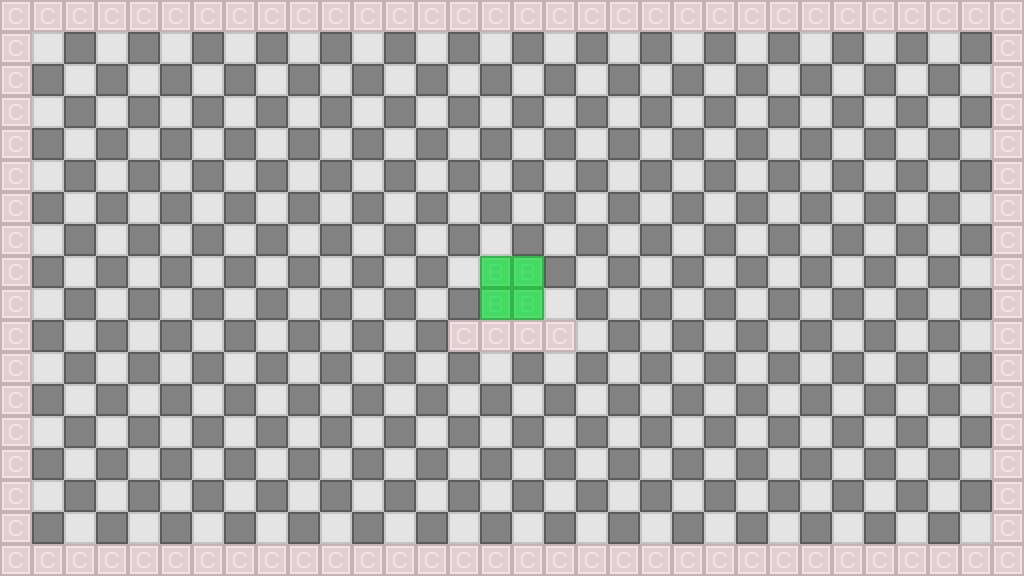

Tiled map render using the project's own tile images. Description and the whole map definition, tile-layer contents included, below:
An orthogonal 32x18 tile map with 32x32 px tiles, 4 tile layers (parallax, back, front, collision), 2 tilesets and 1 object.

<map version="1.0" orientation="orthogonal" renderorder="right-down" width="32" height="18" tilewidth="32" tileheight="32" nextobjectid="13">
 <tileset firstgid="1" name="tilesetCollision" tilewidth="32" tileheight="32" tilecount="2">
  <image source="../bitmaps/tilesetCollision.png" width="64" height="32" />
 </tileset>
 <tileset firstgid="3" name="tileset" tilewidth="32" tileheight="32" tilecount="5">
  <image source="../bitmaps/tileset.png" width="160" height="32" />
 </tileset>
 <layer name="parallax" width="32" height="18">
  <data encoding="csv">
5,4,5,4,5,4,5,4,5,4,5,4,5,4,5,4,5,4,5,4,5,4,5,4,5,4,5,4,5,4,5,4,
4,5,4,5,4,5,4,5,4,5,4,5,4,5,4,5,4,5,4,5,4,5,4,5,4,5,4,5,4,5,4,5,
5,4,5,4,5,4,5,4,5,4,5,4,5,4,5,4,5,4,5,4,5,4,5,4,5,4,5,4,5,4,5,4,
4,5,4,5,4,5,4,5,4,5,4,5,4,5,4,5,4,5,4,5,4,5,4,5,4,5,4,5,4,5,4,5,
5,4,5,4,5,4,5,4,5,4,5,4,5,4,5,4,5,4,5,4,5,4,5,4,5,4,5,4,5,4,5,4,
4,5,4,5,4,5,4,5,4,5,4,5,4,5,4,5,4,5,4,5,4,5,4,5,4,5,4,5,4,5,4,5,
5,4,5,4,5,4,5,4,5,4,5,4,5,4,5,4,5,4,5,4,5,4,5,4,5,4,5,4,5,4,5,4,
4,5,4,5,4,5,4,5,4,5,4,5,4,5,4,5,4,5,4,5,4,5,4,5,4,5,4,5,4,5,4,5,
5,4,5,4,5,4,5,4,5,4,5,4,5,4,5,4,5,4,5,4,5,4,5,4,5,4,5,4,5,4,5,4,
4,5,4,5,4,5,4,5,4,5,4,5,4,5,4,5,4,5,4,5,4,5,4,5,4,5,4,5,4,5,4,5,
5,4,5,4,5,4,5,4,5,4,5,4,5,4,5,4,5,4,5,4,5,4,5,4,5,4,5,4,5,4,5,4,
4,5,4,5,4,5,4,5,4,5,4,5,4,5,4,5,4,5,4,5,4,5,4,5,4,5,4,5,4,5,4,5,
5,4,5,4,5,4,5,4,5,4,5,4,5,4,5,4,5,4,5,4,5,4,5,4,5,4,5,4,5,4,5,4,
4,5,4,5,4,5,4,5,4,5,4,5,4,5,4,5,4,5,4,5,4,5,4,5,4,5,4,5,4,5,4,5,
5,4,5,4,5,4,5,4,5,4,5,4,5,4,5,4,5,4,5,4,5,4,5,4,5,4,5,4,5,4,5,4,
4,5,4,5,4,5,4,5,4,5,4,5,4,5,4,5,4,5,4,5,4,5,4,5,4,5,4,5,4,5,4,5,
5,4,5,4,5,4,5,4,5,4,5,4,5,4,5,4,5,4,5,4,5,4,5,4,5,4,5,4,5,4,5,4,
4,5,4,5,4,5,4,5,4,5,4,5,4,5,4,5,4,5,4,5,4,5,4,5,4,5,4,5,4,5,4,5
</data>
 </layer>
 <layer name="back" width="32" height="18">
  <data encoding="csv">
0,0,0,0,0,0,0,0,0,0,0,0,0,0,0,0,0,0,0,0,0,0,0,0,0,0,0,0,0,0,0,0,
0,0,0,0,0,0,0,0,0,0,0,0,0,0,0,0,0,0,0,0,0,0,0,0,0,0,0,0,0,0,0,0,
0,0,0,0,0,0,0,0,0,0,0,0,0,0,0,0,0,0,0,0,0,0,0,0,0,0,0,0,0,0,0,0,
0,0,0,0,0,0,0,0,0,0,0,0,0,0,0,0,0,0,0,0,0,0,0,0,0,0,0,0,0,0,0,0,
0,0,0,0,0,0,0,0,0,0,0,0,0,0,0,0,0,0,0,0,0,0,0,0,0,0,0,0,0,0,0,0,
0,0,0,0,0,0,0,0,0,0,0,0,0,0,0,0,0,0,0,0,0,0,0,0,0,0,0,0,0,0,0,0,
0,0,0,0,0,0,0,0,0,0,0,0,0,0,0,0,0,0,0,0,0,0,0,0,0,0,0,0,0,0,0,0,
0,0,0,0,0,0,0,0,0,0,0,0,0,0,0,0,0,0,0,0,0,0,0,0,0,0,0,0,0,0,0,0,
0,0,0,0,0,0,0,0,0,0,0,0,0,0,0,6,6,0,0,0,0,0,0,0,0,0,0,0,0,0,0,0,
0,0,0,0,0,0,0,0,0,0,0,0,0,0,0,6,6,0,0,0,0,0,0,0,0,0,0,0,0,0,0,0,
0,0,0,0,0,0,0,0,0,0,0,0,0,0,0,0,0,0,0,0,0,0,0,0,0,0,0,0,0,0,0,0,
0,0,0,0,0,0,0,0,0,0,0,0,0,0,0,0,0,0,0,0,0,0,0,0,0,0,0,0,0,0,0,0,
0,0,0,0,0,0,0,0,0,0,0,0,0,0,0,0,0,0,0,0,0,0,0,0,0,0,0,0,0,0,0,0,
0,0,0,0,0,0,0,0,0,0,0,0,0,0,0,0,0,0,0,0,0,0,0,0,0,0,0,0,0,0,0,0,
0,0,0,0,0,0,0,0,0,0,0,0,0,0,0,0,0,0,0,0,0,0,0,0,0,0,0,0,0,0,0,0,
0,0,0,0,0,0,0,0,0,0,0,0,0,0,0,0,0,0,0,0,0,0,0,0,0,0,0,0,0,0,0,0,
0,0,0,0,0,0,0,0,0,0,0,0,0,0,0,0,0,0,0,0,0,0,0,0,0,0,0,0,0,0,0,0,
0,0,0,0,0,0,0,0,0,0,0,0,0,0,0,0,0,0,0,0,0,0,0,0,0,0,0,0,0,0,0,0
</data>
 </layer>
 <layer name="front" width="32" height="18">
  <data encoding="csv">
5,5,5,5,5,5,5,5,5,5,5,5,5,5,5,5,5,5,5,5,5,5,5,5,5,5,5,5,5,5,5,5,
5,0,0,0,0,0,0,0,0,0,0,0,0,0,0,0,0,0,0,0,0,0,0,0,0,0,0,0,0,0,0,5,
5,0,0,0,0,0,0,0,0,0,0,0,0,0,0,0,0,0,0,0,0,0,0,0,0,0,0,0,0,0,0,5,
5,0,0,0,0,0,0,0,0,0,0,0,0,0,0,0,0,0,0,0,0,0,0,0,0,0,0,0,0,0,0,5,
5,0,0,0,0,0,0,0,0,0,0,0,0,0,0,0,0,0,0,0,0,0,0,0,0,0,0,0,0,0,0,5,
5,0,0,0,0,0,0,0,0,0,0,0,0,0,0,0,0,0,0,0,0,0,0,0,0,0,0,0,0,0,0,5,
5,0,0,0,0,0,0,0,0,0,0,0,0,0,0,0,0,0,0,0,0,0,0,0,0,0,0,0,0,0,0,5,
5,0,0,0,0,0,0,0,0,0,0,0,0,0,0,0,0,0,0,0,0,0,0,0,0,0,0,0,0,0,0,5,
5,0,0,0,0,0,0,0,0,0,0,0,0,0,0,0,0,0,0,0,0,0,0,0,0,0,0,0,0,0,0,5,
5,0,0,0,0,0,0,0,0,0,0,0,0,0,0,0,0,0,0,0,0,0,0,0,0,0,0,0,0,0,0,5,
5,0,0,0,0,0,0,0,0,0,0,0,0,0,5,5,5,5,0,0,0,0,0,0,0,0,0,0,0,0,0,5,
5,0,0,0,0,0,0,0,0,0,0,0,0,0,0,0,0,0,0,0,0,0,0,0,0,0,0,0,0,0,0,5,
5,0,0,0,0,0,0,0,0,0,0,0,0,0,0,0,0,0,0,0,0,0,0,0,0,0,0,0,0,0,0,5,
5,0,0,0,0,0,0,0,0,0,0,0,0,0,0,0,0,0,0,0,0,0,0,0,0,0,0,0,0,0,0,5,
5,0,0,0,0,0,0,0,0,0,0,0,0,0,0,0,0,0,0,0,0,0,0,0,0,0,0,0,0,0,0,5,
5,0,0,0,0,0,0,0,0,0,0,0,0,0,0,0,0,0,0,0,0,0,0,0,0,0,0,0,0,0,0,5,
5,0,0,0,0,0,0,0,0,0,0,0,0,0,0,0,0,0,0,0,0,0,0,0,0,0,0,0,0,0,0,5,
5,5,5,5,5,5,5,5,5,5,5,5,5,5,5,5,5,5,5,5,5,5,5,5,5,5,5,5,5,5,5,5
</data>
 </layer>
 <layer name="collision" width="32" height="18" opacity="0.12">
  <data encoding="csv">
1,1,1,1,1,1,1,1,1,1,1,1,1,1,1,1,1,1,1,1,1,1,1,1,1,1,1,1,1,1,1,1,
1,0,0,0,0,0,0,0,0,0,0,0,0,0,0,0,0,0,0,0,0,0,0,0,0,0,0,0,0,0,0,1,
1,0,0,0,0,0,0,0,0,0,0,0,0,0,0,0,0,0,0,0,0,0,0,0,0,0,0,0,0,0,0,1,
1,0,0,0,0,0,0,0,0,0,0,0,0,0,0,0,0,0,0,0,0,0,0,0,0,0,0,0,0,0,0,1,
1,0,0,0,0,0,0,0,0,0,0,0,0,0,0,0,0,0,0,0,0,0,0,0,0,0,0,0,0,0,0,1,
1,0,0,0,0,0,0,0,0,0,0,0,0,0,0,0,0,0,0,0,0,0,0,0,0,0,0,0,0,0,0,1,
1,0,0,0,0,0,0,0,0,0,0,0,0,0,0,0,0,0,0,0,0,0,0,0,0,0,0,0,0,0,0,1,
1,0,0,0,0,0,0,0,0,0,0,0,0,0,0,0,0,0,0,0,0,0,0,0,0,0,0,0,0,0,0,1,
1,0,0,0,0,0,0,0,0,0,0,0,0,0,0,2,2,0,0,0,0,0,0,0,0,0,0,0,0,0,0,1,
1,0,0,0,0,0,0,0,0,0,0,0,0,0,0,2,2,0,0,0,0,0,0,0,0,0,0,0,0,0,0,1,
1,0,0,0,0,0,0,0,0,0,0,0,0,0,1,1,1,1,0,0,0,0,0,0,0,0,0,0,0,0,0,1,
1,0,0,0,0,0,0,0,0,0,0,0,0,0,0,0,0,0,0,0,0,0,0,0,0,0,0,0,0,0,0,1,
1,0,0,0,0,0,0,0,0,0,0,0,0,0,0,0,0,0,0,0,0,0,0,0,0,0,0,0,0,0,0,1,
1,0,0,0,0,0,0,0,0,0,0,0,0,0,0,0,0,0,0,0,0,0,0,0,0,0,0,0,0,0,0,1,
1,0,0,0,0,0,0,0,0,0,0,0,0,0,0,0,0,0,0,0,0,0,0,0,0,0,0,0,0,0,0,1,
1,0,0,0,0,0,0,0,0,0,0,0,0,0,0,0,0,0,0,0,0,0,0,0,0,0,0,0,0,0,0,1,
1,0,0,0,0,0,0,0,0,0,0,0,0,0,0,0,0,0,0,0,0,0,0,0,0,0,0,0,0,0,0,1,
1,1,1,1,1,1,1,1,1,1,1,1,1,1,1,1,1,1,1,1,1,1,1,1,1,1,1,1,1,1,1,1
</data>
 </layer>
 <objectgroup name="wires">
  <object id="12" x="0" y="480">
   <polyline points="0,0 512,0 512,-160" />
  </object>
 </objectgroup>
</map>
